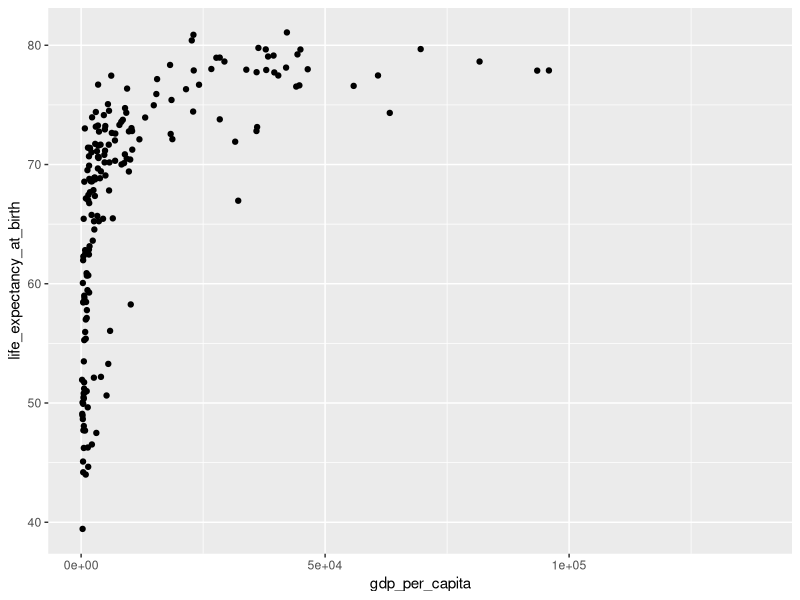

Generate this figure with R:
library(tidyverse)

world_bank_countries <- read_csv("data/world_bank_countries.csv")

world_bank_countries %>% 
  filter(year == 2000) %>%
  ggplot(aes(gdp_per_capita, y = life_expectancy_at_birth)) +
  geom_point() +
  theme(
    # panel.grid.major = element_line(color = "#EC4899"),
    # panel.grid.minor = element_line(color = "green"),
  )
